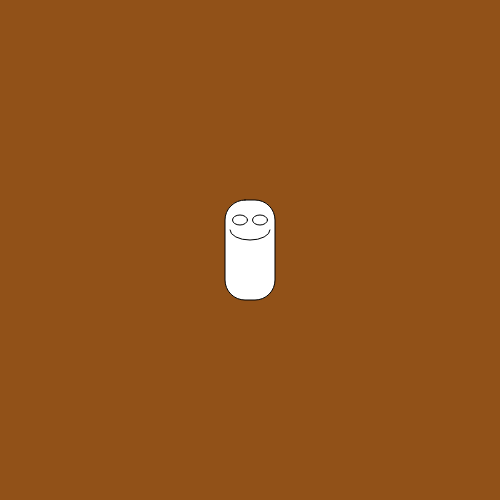
Frame 1 (no input)
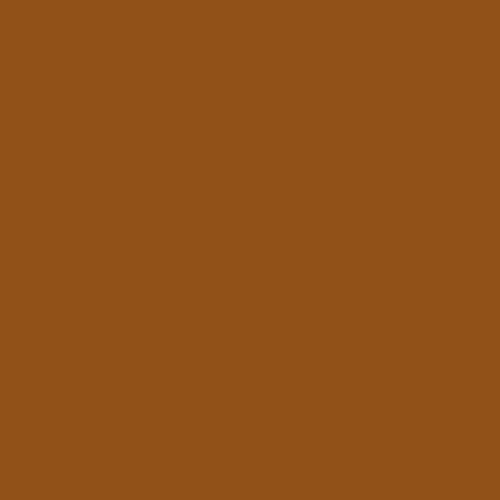
Frame 60 (no input)
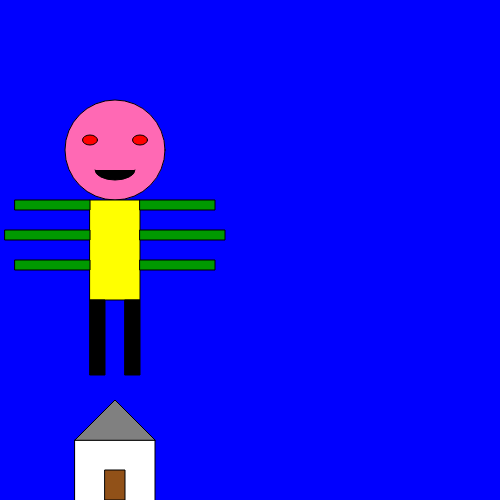
Frame 120 (the mouse pressed at the canvas centre since frame 60)

The p5.js sketch that drew these frames (run headless with seeded random() and noise() and a simulated clock; from frame 60 on, the mouse is pressed at the canvas centre):

// p5.js sketch
// ── sketch.js
var x = 0;

function setup() {
  createCanvas(500, 500);
}

function draw() {
  background(100);

  push();
  translate(x, 0);
  ellipse(250, 0, 50, 50);
  avatar();
  x = x + 5;

  if (x > height) {
    x = -225;
  }

  pop();
}

function avatar() {
  background('#915118');


  if (mouseIsPressed) {
    //background, shapes, colors
    background('blue');

    //head
    fill('#ff69b4');
    ellipse(250, 150, 100, 100);
    //body
    fill('yellow');
    rect(225, 200, 50, 100);
    //left leg
    fill('black');
    rect(225, 300, 15, 75);
    //right leg
    rect(260, 300, 15, 75);

    //left arm 1
    fill('#009900');
    rect(150, 200, 75, 10);
    //left arm 2
    rect(140, 230, 85, 10);
    //left arm 3
    rect(150, 260, 75, 10);

    //right arm 1
    rect(275, 200, 75, 10);
    //right arm 2
    rect(275, 230, 85, 10);
    //right arm 3
    rect(275, 260, 75, 10);

    //smile
    fill('black');
    arc(250, 170, 40, 20, 0, PI);

    //left eye
    fill('red');
    ellipse(225, 140, 15, 10);

    //right eye
    fill('red');
    ellipse(275, 140, 15, 10);

    //building
    fill('white');
    rect(210, 440, 80, 100);
    //roof
  fill('grey');
  triangle(210, 440, 250, 400, 290, 440);
//door
fill('#915118');
rect(240, 470, 20, 30)
  } else {
    //normal stuff!
//body
    rect(225, 200, 50, 100, 20);
    fill('white')
//smile
    arc(250, 230, 40, 20, 0, PI);
//left eye
      ellipse(240, 220, 15, 10);
//right eye
ellipse(260, 220, 15, 10);
  }
}
